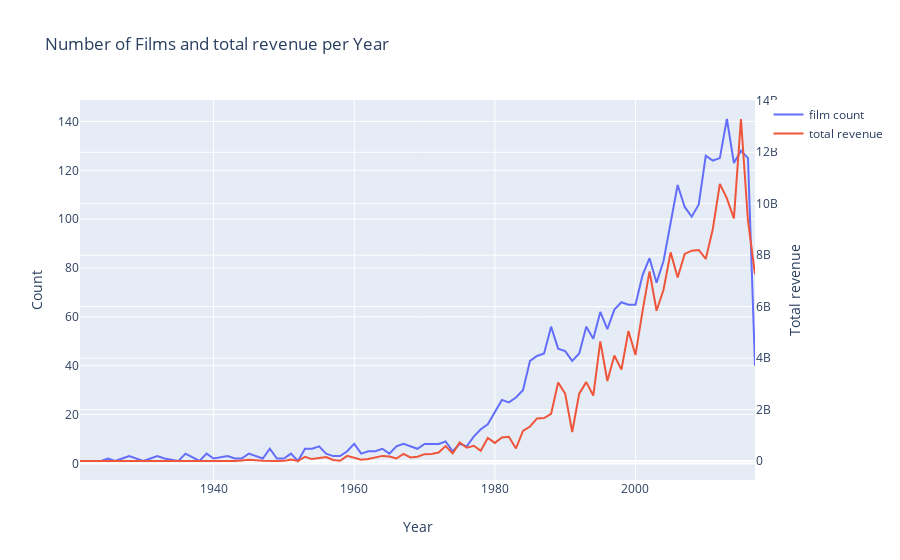

The notebook cell this image was saved under:
### Markdown cell above
### Task 6: Number of Films and Revenue Per Year

### Code cell
d1=train['release_date_year'].value_counts().sort_index()
d2=train.groupby(['release_date_year'])['revenue'].sum()

data=[go.Scatter(x=d1.index, y=d1.values, name='film count'),
     go.Scatter(x=d2.index,y=d2.values, name='total revenue' , yaxis='y2')]

layout=go.Layout(dict(title='Number of Films and total revenue per Year',
                     xaxis=dict(title='Year'),
                     yaxis=dict(title='Count'),
                     yaxis2=dict(title='Total revenue', overlaying='y',side='right')), legend=dict(orientation='v'))
                    
py.iplot(dict(data=data, layout=layout))
